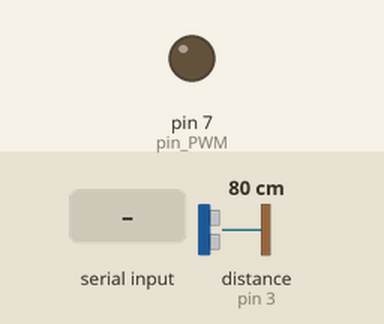
This sketch was run on a simulated Arduino Mega 2560, built with avr-gcc and run on an emulated ATmega2560. On the bench: output pins drawn as LEDs (lit = HIGH). The test bench sets the inputs (shaded band); at power-on: distance to the obstacle (sensor on pin 3) 80 cm. The echo pulse lasts 58.3 µs per cm; what the sketch prints to the serial monitor is not drawn.

Above: at 1.7 s.
1.8 s: distance to the obstacle (sensor on pin 3) set to 18 cm
4.8 s: "30,150\n" received over Serial
At 5.4 s:
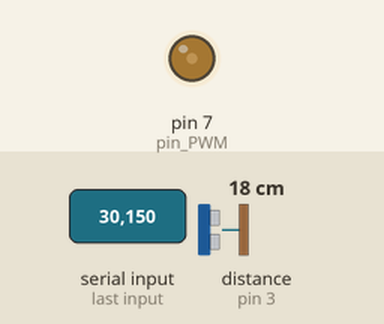
7.8 s: "200\n" received over Serial
At 8.5 s:
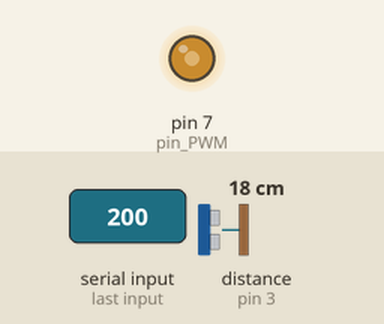
10.8 s: distance to the obstacle (sensor on pin 3) set to 9 cm
13.8 s: distance to the obstacle (sensor on pin 3) set to 35 cm
At 37.7 s:
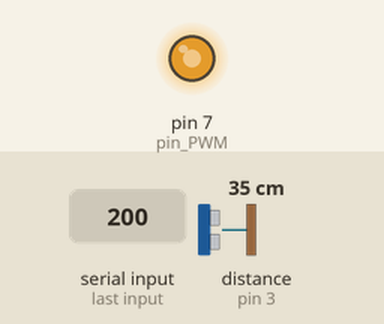
Timing chart, 0 to 39.4 s (numbered marks = the images above; inputs shaded):
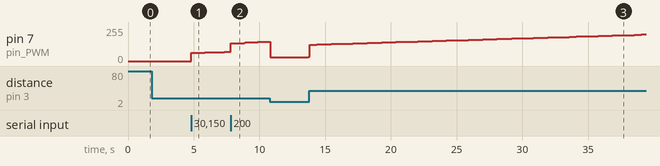

The sketch:

malha_Fechada.ino
```cpp
//------------------ LAB INTEGRADOR LAVRAS MG 2022 -------------------------------

class PID{
  public:

    double error;
    double sample;
    double lastSample;
    double kP, kI, kD;
    double P, I, D;
    double pid;

    double setPoint;
    long lastProcess;

    PID(double _kP, double _kI, double _kD){
      kP = _kP;
      kI = _kI;
      kD = _kD;
    }

    void addNewSample(double _sample){
      sample = _sample;
    }

    void setSetPoint(double _setPoint){
      setPoint = _setPoint;
    }

    double process(){
      // Implementação P ID
      error = setPoint - sample;
      float deltaTime = (millis() - lastProcess) / 1000.0;
      lastProcess = millis();

      //P
      P = error * kP;

      //I
      I = I + (error * kI) * deltaTime;

      //D
      D = (lastSample - sample) * kD / deltaTime;
      lastSample = sample;

      // Soma tudo
      pid = P + I + D;

      return pid;
    }
  };

//Carrega a biblioteca do sensor ultrassonico
#include <Ultrasonic.h>

//Define the pins to configuration
#define pin_trigger    2      // the number of the pin of trigger white
#define pin_echo       3      // the number of the pin of echo
#define pin_pot       A14     // the number of the pin of input to potentiometer
#define pin_PWM        7      // the number of the pin of output to driver

int altura_desejada = 0;
int setpoint = 0;
double valor_pwm_pc;
float h;
int duty;
int t_delay = 100; //Delay to syncronism


//Inicializa o sensor nos pinos definidos acima
Ultrasonic ultrasonic(pin_trigger, pin_echo);

// tf(h1) 0.2359, 0.0014333, 0
// tf(h2) 0.97414, 0.00052098, 0
// tf(h3) 0.79765, 0.017427, 0

PID meuPid(0.79765, 0.017427, 0); //(double _kP, double _kI, double _kD)

void setup()//Here your code execute once
{
  // set the digital pin as output for PWM:
  pinMode(pin_PWM, OUTPUT);

  Serial.begin(9600);// start serial communication with 9600 baudrate
  //It is important to see if the HC-05 Module is configured at this rate , if is not, change it configuration in AT mode,it has files on the project folder
  //with an detailed explanation
  delay(500);
  Serial.flush();
}

void loop() {
  if (Serial.available())   // Verifica se a porta serial está aberta
  {
    altura_desejada = Serial.parseInt();  // A altura desejada recebe o valor da porta serial
  }
  if(altura_desejada != 0){
    setpoint = altura_desejada;
  }

    // Manda pro objeto PID!
  h = distancia();
  meuPid.addNewSample(h); // Leitura da altura de nivel
  meuPid.setSetPoint(setpoint); // Informa o setpoit para o controlador

  float controlePwm;
  // Converte para controle
  controlePwm = (meuPid.process() + 0); // Controle aplicado
  // Saída do controle
  valor_pwm_pc = map(controlePwm, 0, 155, 0, 255);
  if (valor_pwm_pc >= 0){
    analogWrite(pin_PWM, valor_pwm_pc);
    duty = map(valor_pwm_pc, 0, 255,0, 100);
  }


  //Serial.print("Setpoint: ");
  Serial.print(setpoint);
  Serial.print("\t");
  //Serial.print("Nível: ");
  Serial.print(h); // altura
  Serial.print("\t");
  //Serial.print("Duty cycle: ");
  Serial.println(duty);
 // Serial.println("%");
  //delay(t_delay);
}


float distancia(){
  //Le as informacoes do sensor
  float zero = 25.5;
  float cmMsec;
  float altura = 0;
  long microsec = ultrasonic.timing();
  cmMsec = ultrasonic.convert(microsec, Ultrasonic::CM);
  for(int i = 0; i<50; i++){
    altura = altura + cmMsec;
  }
  altura = abs((zero - (altura/50))*10);
  return altura;
}
```

Measured:
- after the input at 4.8 s, pin 7 (pin_PWM): 0/255 → 62/255 at once, → 65/255 1.0 s later, → 67/255 0.69 s later, → 69/255 0.77 s later
